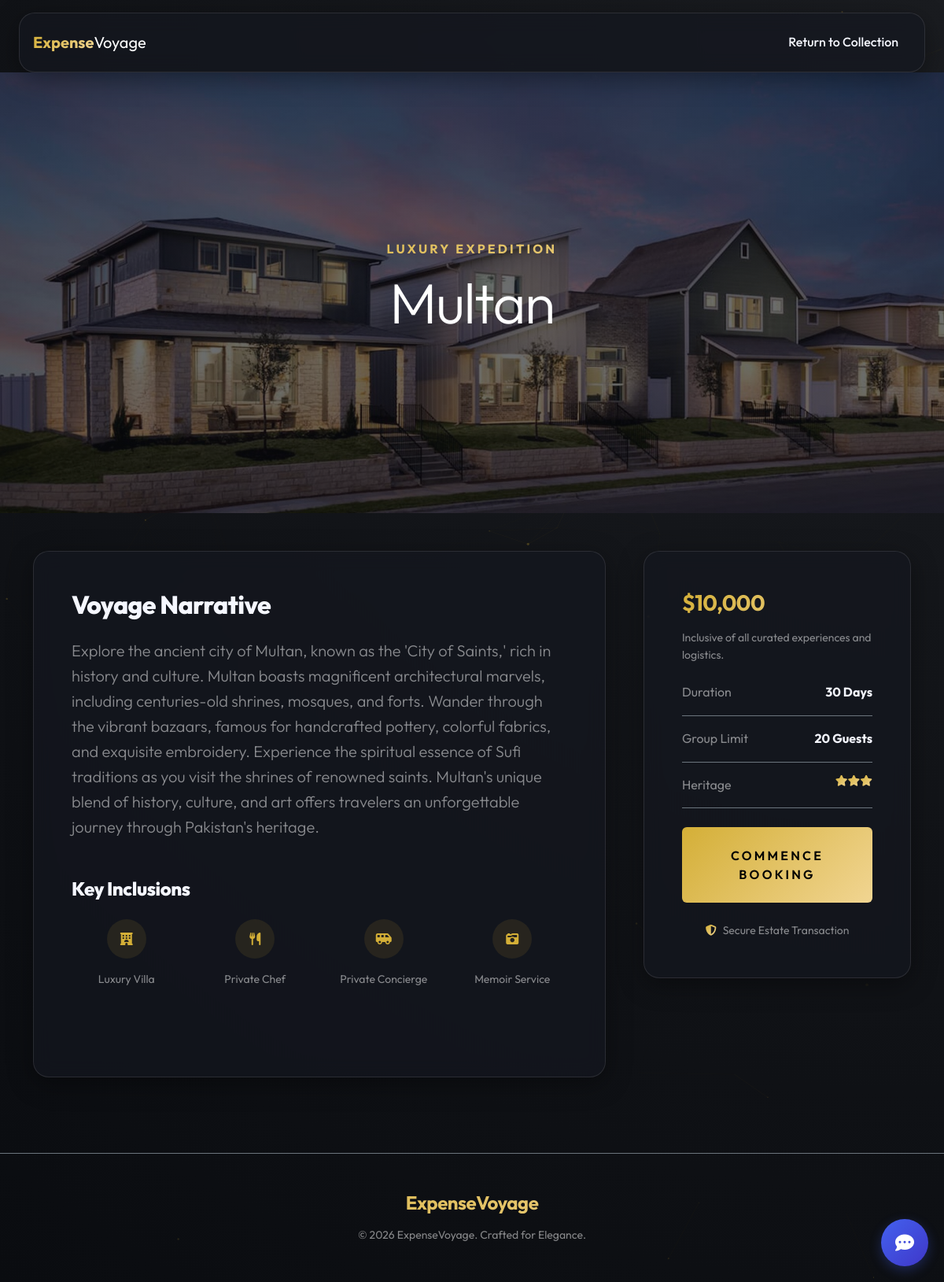
The app's page /trip_details.php?id=8 with its own data.
### tables this page shows
CREATE TABLE `trips` (
  `trip_id` int(11) NOT NULL,
  `user_id` int(11) DEFAULT NULL,
  `trip_image` varchar(255) NOT NULL,
  `trip_name` varchar(255) DEFAULT NULL,
  `description` longtext NOT NULL,
  `starts_date` date DEFAULT NULL,
  `end_date` date DEFAULT NULL,
  `destination` varchar(255) DEFAULT NULL,
  `budget` int(11) DEFAULT NULL,
  `persons` int(255) NOT NULL,
  `stars` int(10) NOT NULL,
  `duration_days` int(255) NOT NULL
);

### trip_details.php (the view, shortened to what this page needs)
<?php
include 'chatbot-loader.php';
include 'admin/config.php';
$trip_id = intval($_GET['id'] ?? $_GET['viewid'] ?? 0);
if ($trip_id > 0) {
    $stmt = $con->prepare("SELECT * FROM trips WHERE trip_id = ?");
    $stmt->bind_param("i", $trip_id);
    $stmt->execute();
    $result = $stmt->get_result();
    if ($result->num_rows > 0) {
        $trip = $result->fetch_assoc();
    } else {
        header("Location: package.php");
        exit();
    }
} else {
    header("Location: package.php");
    exit();
}
?>
<!DOCTYPE html>
<html lang="en">
<head>
    <link rel="stylesheet" href="https://cdnjs.cloudflare.com/ajax/libs/font-awesome/6.4.0/css/all.min.css">
    <link href="https://cdn.jsdelivr.net/npm/bootstrap@5.3.0/dist/css/bootstrap.min.css" rel="stylesheet">
    <link rel="stylesheet" href="https://cdnjs.cloudflare.com/ajax/libs/animate.css/4.1.1/animate.min.css">
    <link href="css/custom.css" rel="stylesheet">
</head>
<body>
    <div id="particles-js"></div>
    <nav class="navbar navbar-expand-lg sticky-top glass-panel mx-4 mt-3 py-3">
        <div class="container">
            <a href="index.php" class="navbar-brand">
                <span class="text-gold">Expense</span><span class="text-white">Voyage</span>
            </a>
            <div class="navbar-nav ms-auto">
                <a class="nav-link px-3" href="package.php">Return to Collection</a>
            </div>
        </div>
    </nav>
    <header class="details-hero">
        <div class="container">
            <h6 class="text-gold text-uppercase tracking-widest mb-3 animate__animated animate__fadeIn">Luxury Expedition</h6>
            <h1 class="display-2 text-white serif-font animate__animated animate__fadeInUp"><?php echo htmlspecialchars($trip['trip_name']); ?></h1>
        </div>
    </header>
    <section class="py-5">
        <div class="container">
            <div class="row g-5">
                <div class="col-lg-8">
                    <div class="glass-panel p-5">
                        <h2 class="serif-font mb-4">Voyage Narrative</h2>
                        <p class="text-white-50 lead mb-5"><?php echo nl2br(htmlspecialchars($trip['description'])); ?></p>
                        <h4 class="serif-font mb-4">Key Inclusions</h4>
                        <div class="row g-4 mb-5">
                            <div class="col-md-3 text-center">
                                <div class="amenity-icon mx-auto"><i class="fas fa-hotel"></i></div>
                                <p class="small text-white-50">Luxury Villa</p>
                            </div>
                            <div class="col-md-3 text-center">
                                <div class="amenity-icon mx-auto"><i class="fas fa-utensils"></i></div>
                                <p class="small text-white-50">Private Chef</p>
                            </div>
                            <div class="col-md-3 text-center">
                                <div class="amenity-icon mx-auto"><i class="fas fa-shuttle-van"></i></div>
                                <p class="small text-white-50">Private Concierge</p>
                            </div>
                            <div class="col-md-3 text-center">
                                <div class="amenity-icon mx-auto"><i class="fas fa-camera-retro"></i></div>
                                <p class="small text-white-50">Memoir Service</p>
                            </div>
                        </div>
                    </div>
                </div>
                <div class="col-lg-4">
                    <div class="booking-sidebar glass-panel p-5">
                        <h3 class="serif-font text-gold mb-3">$<?php echo number_format($trip['budget']); ?></h3>
                        <p class="text-white-50 small mb-4">Inclusive of all curated experiences and logistics.</p>
                        <div class="d-flex justify-content-between mb-3 border-bottom border-secondary pb-3">
                            <span class="text-white-50">Duration</span>
                            <span class="fw-bold"><?php echo $trip['duration_days']; ?> Days</span>
                        </div>
                        <div class="d-flex justify-content-between mb-3 border-bottom border-secondary pb-3">
                            <span class="text-white-50">Group Limit</span>
                            <span class="fw-bold"><?php echo $trip['persons']; ?> Guests</span>
                        </div>
                        <div class="d-flex justify-content-between mb-4 border-bottom border-secondary pb-3">
                            <span class="text-white-50">Heritage</span>
                            <span>
                                <?php for($i=0; $i<$trip['stars']; $i++) echo '<i class="fas fa-star text-gold small"></i>'; ?>
                            </span>
                        </div>
                        <a href="booking.php?trip_id=<?php echo $trip_id; ?>" class="btn btn-primary w-100 py-4 tracking-widest">COMMENCE BOOKING</a>
                        <div class="mt-4 text-center">
                            <p class="small text-white-50 mb-0"><i class="fas fa-shield-alt text-gold me-2"></i>Secure Estate Transaction</p>
                        </div>
                    </div>
                </div>
            </div>
        </div>
    </section>
    <footer class="py-5 border-top border-secondary mt-5">
        <div class="container text-center">
            <h4 class="text-gold mb-3">ExpenseVoyage</h4>
            <p class="text-white-50 small mb-0">&copy; 2026 ExpenseVoyage. Crafted for Elegance.</p>
        </div>
    </footer>
</body>
</html>

### css/custom.css (style rules this page uses)
:root { --bg-dark: #0a0c10; --bg-card: rgba(20, 24, 32, 0.7); --primary: #4361ee; --gold: #d4af37; --gold-gradient: linear-gradient(135deg, #d4af37, #f1d592); --text-main: #f5f7ff; --text-muted: rgba(245, 247, 255, 0.6); --glass: rgba(255, 255, 255, 0.05); --glass-border: rgba(255, 255, 255, 0.1); }
* { margin: 0; padding: 0; box-sizing: border-box; }
body { font-family: 'Outfit', sans-serif; color: var(--text-main); background-color: var(--bg-dark); overflow-x: hidden; line-height: 1.6; }
h1, h2, h3, h4 { font-weight: 800; letter-spacing: -0.02em; color: var(--text-main); }
.tracking-widest { letter-spacing: 0.2em; }
.glass-panel { background: var(--bg-card); backdrop-filter: blur(12px); -webkit-backdrop-filter: blur(12px); border: 1px solid var(--glass-border); border-radius: 20px; box-shadow: 0 8px 32px 0 rgba(0, 0, 0, 0.37); }
.text-gold { background: var(--gold-gradient); -webkit-background-clip: text; background-clip: text; -webkit-text-fill-color: transparent; font-weight: 700; }
.navbar-nav .nav-link { color: var(--text-main) !important; font-weight: 500; transition: color 0.3s ease; }
.btn-primary { background: var(--gold-gradient); border: none; color: #000 !important; font-weight: 600; transition: all 0.4s cubic-bezier(0.165, 0.84, 0.44, 1); }
#particles-js { position: fixed; width: 100%; height: 100%; top: 0; left: 0; z-index: -1; background: radial-gradient(circle at top right, #1a1c20, #0a0c10); }
.animate__animated { --animate-duration: 1.2s; }

### records on screen
trips: trip_name "Multan", description "Explore the ancient city of Multan, known as the 'City of Saints,' rich in history and culture. Multan boasts magnificent architectural marvels, including centuries-old shrines, mosques, and forts. Wander through the vibrant bazaars, famous for handcrafted pottery, colorful fabrics, and exquisite embroidery. Experience the spiritual essence of Sufi traditions as you visit the shrines of renowned saints. Multan's unique blend of history, culture, and art offers travelers an unforgettable journey through Pakistan's heritage.", budget "10,000", duration_days "30", persons "20", stars 3 (drawn)
